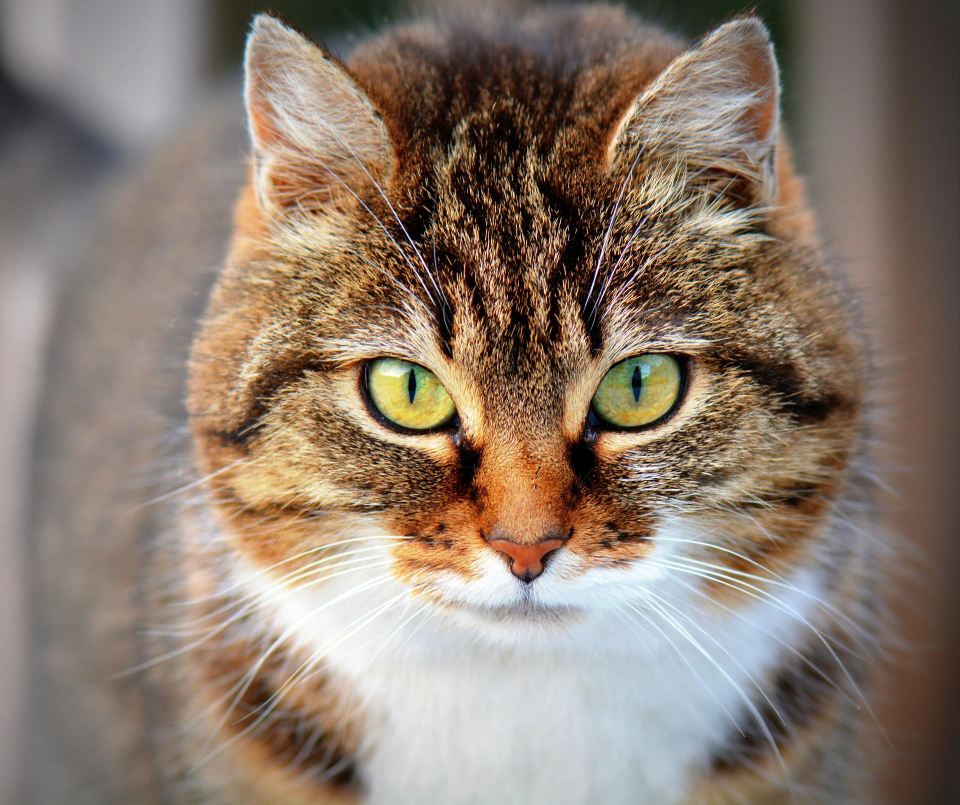
#> input picture CS3-final/11-e/cat.jpg, 1920 x 1610 px, found by its file name (shown at 1/2 size)
$ jupyter execute 'assign1 (2).ipynb'
#> lines starting #> are read from the running program, lines starting #| are printed output that depends on the picture
[cell 1]
# 1. cat.jpgを読み込み、画像の形式、画像の幅・高さを表示せよ。
# また、imshowメソッドで画像を表示せよ。
# 2. ndarrayに変換し、横方向の座標が500,縦方向の座標が700のピクセルの RGB値を答えよ。
# 3. 以下の順で操作を行い、右図のような画像を作成せよ。
# 1. 画像のサイズを1000×1000に変更
# 2. 横軸の座標が350~750, 縦軸の座標が300~700の範囲の画像を切り出す
# 3. 画像を180度回転し、 右方向に50ピクセル、上方向に30ピクセル平行移動
# 4. ガウシアンぼかし (Gaussian Blur) フィルタを適用 (radius=8とする)
# 5. グレースケールに変換
# 4. 画像をcat_assign1.jpgという名前で保存せよ。 なお、保存する画像の品質を95に設定すること。

[cell 2]
import numpy as np
from PIL import Image, ImageFilter

[cell 3]
# 1. cat.jpgを読み込み、画像の形式、画像の幅・高さを表示せよ。
# また、imshowメソッドで画像を表示せよ。
cat_image = Image.open("./data/cat.jpg")
#> cat_image is the input picture: PIL image 1920x1610 RGB; mean R, G, B 139.8, 123.9, 110.7
print(f"形式: {cat_image.format}")
#| 形式: JPEG
print(f"サイズ: {cat_image.size} (width x height)")
#| サイズ: (1920, 1610) (width x height)
# cat_image.show()

[cell 4]
# 2 ndarrayに変換し、横方向の座標が500,縦方向の座標が700のピクセルの RGB値を答えよ。
cat_array = np.array(cat_image)
rgb_value = cat_array[700, 500]
#> rgb_value = [206, 189, 146]
print(f"RGB値 (700, 500): {rgb_value}")
#| RGB値 (700, 500): [206 189 146]

[cell 5]
# 3. 以下の順で操作を行い、右図のような画像を作成せよ。

# 1. 画像のサイズを1000×1000に変更
resized_image = cat_image.resize((1000, 1000))
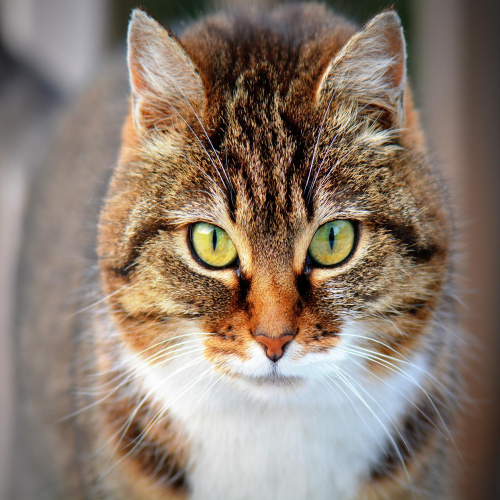
#> resized_image: PIL image 1000x1000 RGB (shown at 1/2 size); mean R, G, B 139.8, 123.9, 110.7
# 2. 横軸の座標が350~750, 縦軸の座標が300~700の範囲の画像を切り出す
cropped_image = resized_image.crop((350, 300, 750, 700))
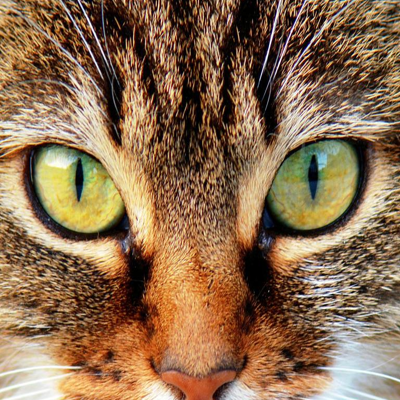
#> cropped_image: PIL image 400x400 RGB; mean R, G, B 140.2, 109.2, 80.1
# 3. 画像を180度回転し、右方向に50ピクセル、上方向に30ピクセル平行移動
rotated_image = cropped_image.rotate(180, expand=True)
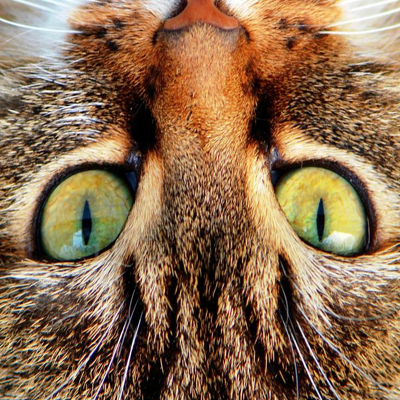
#> rotated_image: PIL image 400x400 RGB; mean R, G, B 140.2, 109.2, 80.1
translated_image = rotated_image.transform(
    rotated_image.size, Image.AFFINE, (1, 0, 50, 0, 1, -30)
)
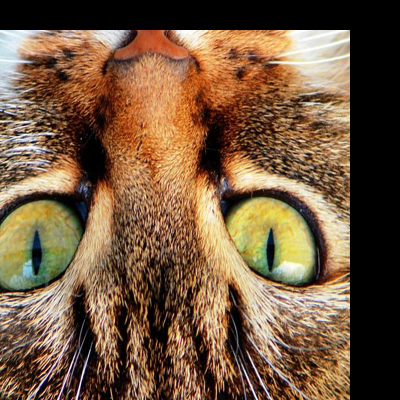
#> translated_image: PIL image 400x400 RGB; mean R, G, B 116.4, 89.3, 63.9
# 4. ガウシアンぼかし (Gaussian Blur) フィルタを適用 (radius=8とする)
blurred_image = translated_image.filter(ImageFilter.GaussianBlur(radius=8))
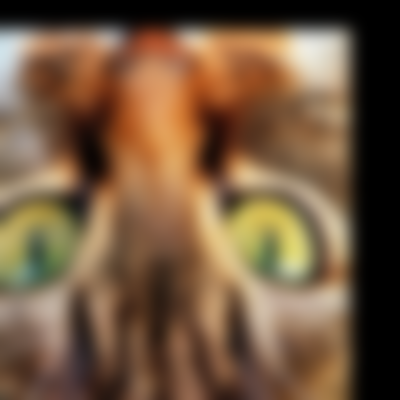
#> blurred_image: PIL image 400x400 RGB; mean R, G, B 116.4, 89.2, 63.9
# 5. グレースケールに変換
grayscale_image = blurred_image.convert("L")
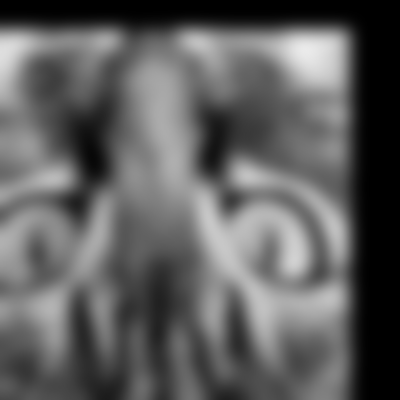
#> grayscale_image: PIL image 400x400 L; min 0, max 235, mean 94.5
# 確認
# grayscale_image.show()
